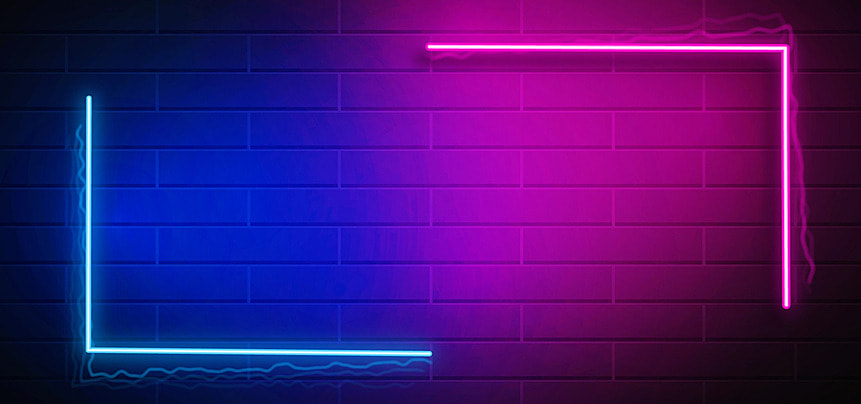
#> input picture dir/.py/homeworkBOT/image_gen/image.png, 861 x 404 px
$ python main.py
#> lines starting #> are read from the running program, lines starting #| are printed output that depends on the picture
from PIL import Image, ImageDraw, ImageFont
import os

cont = "Mathe: Buch S. 15 Nr. 3\nDeutsch: Buch S. 147 Nr. 16 a, b, c\nEnglisch: Buch S. 185 Nr. 9, 12\nGeschichte: Buch S. 88 Nr. 3 a, b, c; 4 b, c"

path = os.path.dirname(__file__) + '/'
img = Image.open("image.png")
#> img is the input picture: PIL image 861x404 RGB; mean R, G, B 67.8, 17.6, 117
draw = ImageDraw.Draw(img)
fnt = ImageFont.truetype("font.ttf", 23)
draw.text((115, 80), cont, font=fnt, fill=(255, 255, 255))
img.save("img/image_4.png")
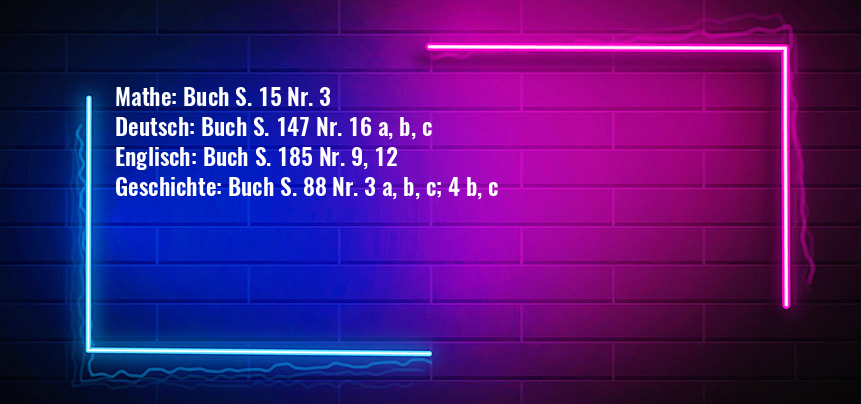
#> saved as image_4.png: PIL image 861x404 RGB; mean R, G, B 73.6, 23.5, 119.2
